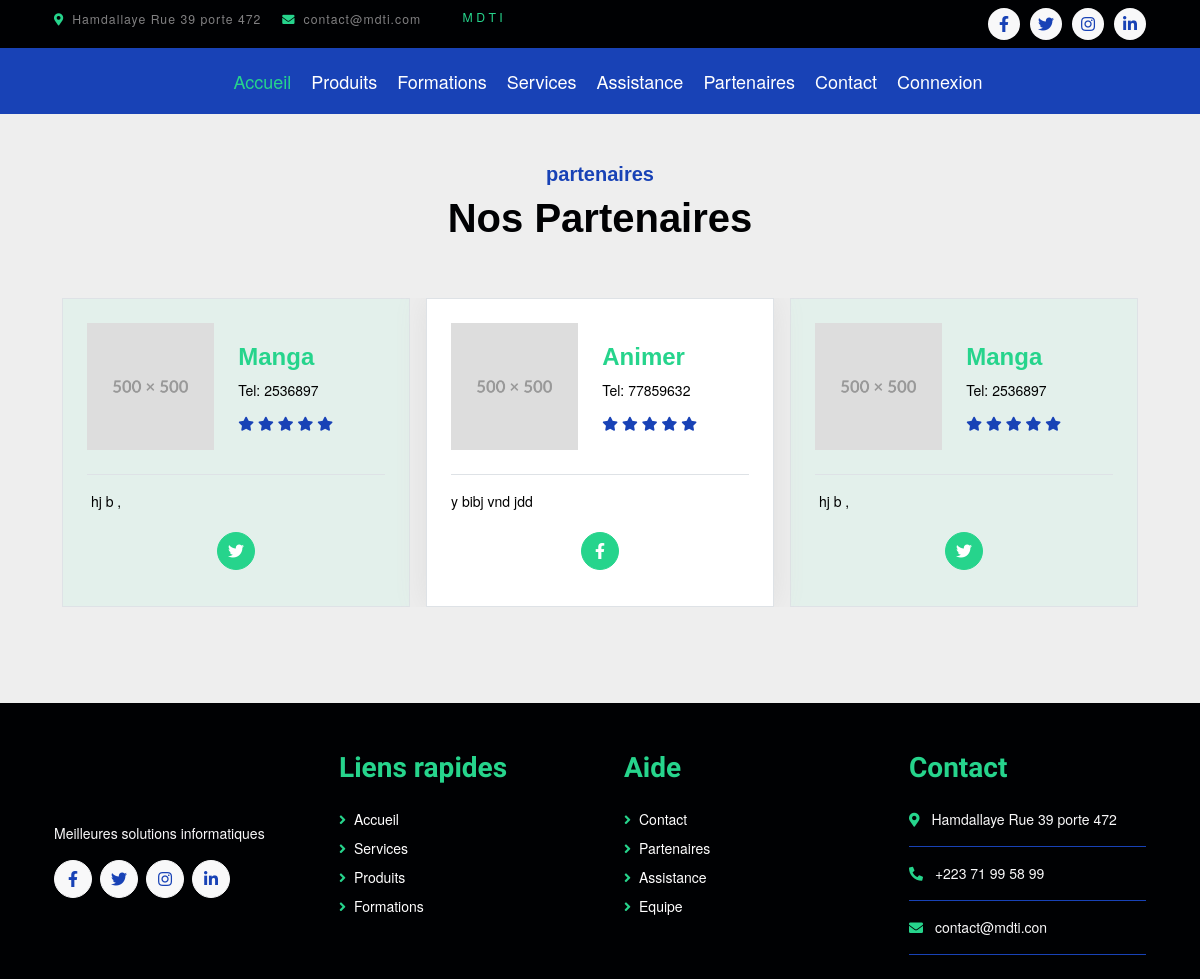
The page /partenaire/ on the database its author committed.
### partenaire/models.py (models this page shows, shortened)
class Partenaire(models.Model):
    nom = models.CharField(max_length=255)
    description = HTMLField()
    photo = models.ImageField(null=True, blank=True, verbose_name="Image 500x500 ")
    site_web = models.URLField(null=True, blank=True)
    numero = models.IntegerField()
    @property
    def reseaus(self):
        return self.reseaux_set.all()

class Reseaux(models.Model):
    nom = models.CharField(max_length=255, choices=LIST_)
    url = models.URLField()
    partenaire = models.ForeignKey(Partenaire, on_delete=models.CASCADE)

### partenaire/views.py (the view)
# urls.py: path('', partenaire_index, name="partenaire_index"),
def partenaire_index(request):
    list_partenaires = Partenaire.objects.all()
    context = {"list_partenaires": list_partenaires}
    return render(request, "partenaire/partenaire_index.html", context)

### partenaire/templates/partenaire/partenaire_index.html
{% extends 'base.html' %}
{% block content %}
    <div class="container-fluid testimonial py-5 mb-5">
        <div class="container">
            <div class="text-center mx-auto pb-5 wow fadeIn" data-wow-delay=".3s" style="max-width: 600px;">
                <h5 class="text-primary">partenaires</h5>
                <h1>Nos Partenaires</h1>
            </div>
            <div class="owl-carousel testimonial-carousel wow fadeIn" data-wow-delay=".5s">
                {% for partenaire in list_partenaires %}
                <div class="testimonial-item border mx-2 p-4">
                    <div class="d-flex align-items-center">
                        <div class="">
                            <img src="{{partenaire.photo.url}}" alt="">
                        </div>
                        <div class="ms-4">
                            <h4 class="text-secondary">{{partenaire.nom}}</h4>
                            <p class="m-0 pb-3">Tel: {{partenaire.numero}}</p>
                            <div class="d-flex pe-5">
                                <i class="fas fa-star me-1 text-primary"></i>
                                <i class="fas fa-star me-1 text-primary"></i>
                                <i class="fas fa-star me-1 text-primary"></i>
                                <i class="fas fa-star me-1 text-primary"></i>
                                <i class="fas fa-star me-1 text-primary"></i>
                            </div>
                        </div>
                    </div>
                    <div class="border-top mt-4 pt-3">
                        <p class="mb-0">{{partenaire.description | safe}}</p>
                    </div>
                    <div class="team-icon d-flex justify-content-center pb-2">
                        {% for reseau in partenaire.reseaus %}
                            {% if reseau.nom == "facebook"%}
                                <a class="btn btn-square btn-secondary text-white rounded-circle m-1" href="{{reseau.url}}"><i class="fab fa-facebook-f"></i></a>
                            {% endif %}
                            {% if reseau.nom == "twitter"%}
                                <a class="btn btn-square btn-secondary text-white rounded-circle m-1" href="{{reseau.url}}"><i class="fab fa-twitter"></i></a>
                            {% endif %}
                        {% endfor %}
                    </div>
                </div>
                {% endfor %}
            </div>
        </div>
    </div>
{% endblock %}

### root/static/css/style.css (style rules this page uses)
.btn { font-weight: 600; transition: .5s; }
.btn-square { width: 38px; height: 38px; }
.btn-square, .btn-sm-square, .btn-md-square, .btn-lg-square { padding: 0; display: flex; align-items: center; justify-content: center; font-weight: normal; }
.testimonial-item { background: #e3f0eb; }
.testimonial-carousel .owl-item .testimonial-item { transition: .5s; }
.testimonial-carousel .owl-item.center .testimonial-item { background: #FFFFFF !important; box-shadow: 0 0 30px #DDDDDD; }

### root/static/assets/css/style.css (style rules this page uses)
body { font-family: "Open Sans", sans-serif; color: #272829; }
a { color: #0563bb; text-decoration: none; }
h1, h2, h3, h4, h5, h6 { font-family: "Raleway", sans-serif; }

### root/templates/base.html (style rules this page uses)
html, body { position: relative; height: 100%; }
body { background: #eee; font-family: Helvetica Neue, Helvetica, Arial, sans-serif; font-size: 14px; color: #000; margin: 0; padding: 0; }

### rows shown on the page
Partenaire: photo (picture), nom "Animer", numero "77859632", description "y bibj vnd jdd"
Partenaire: photo (picture), nom "Manga", numero "2536897", description "hj b ,"
